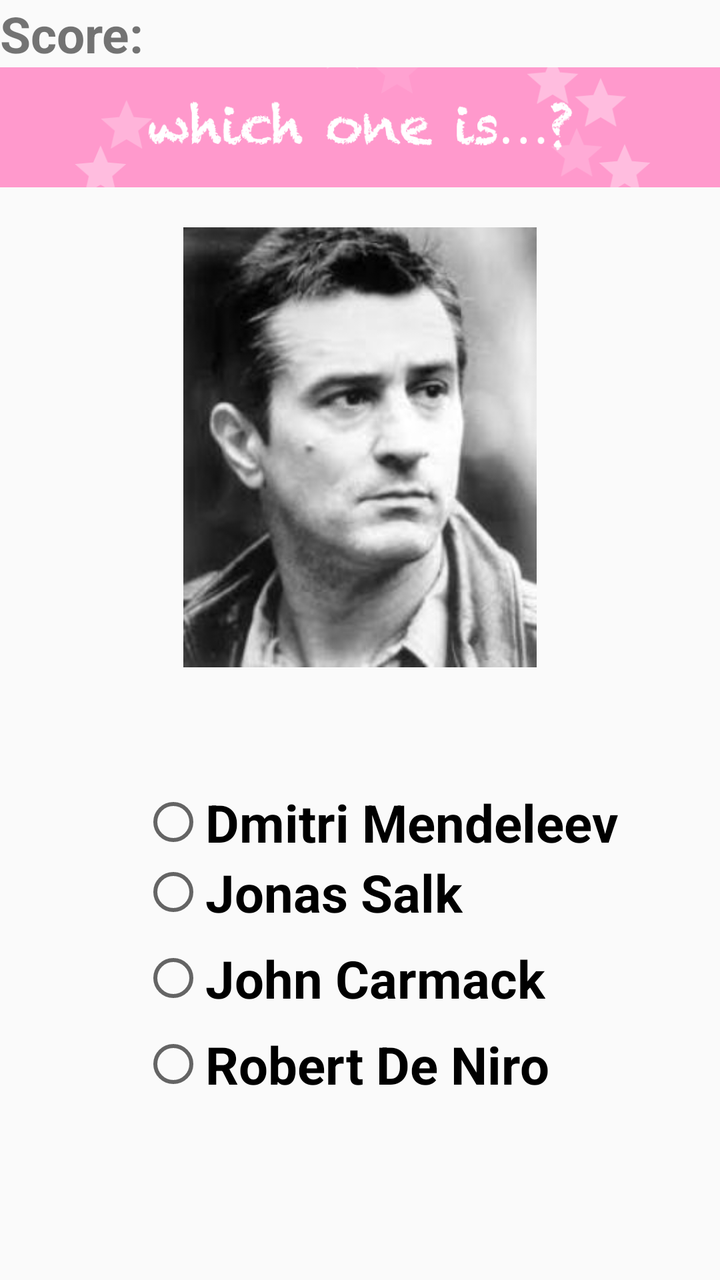
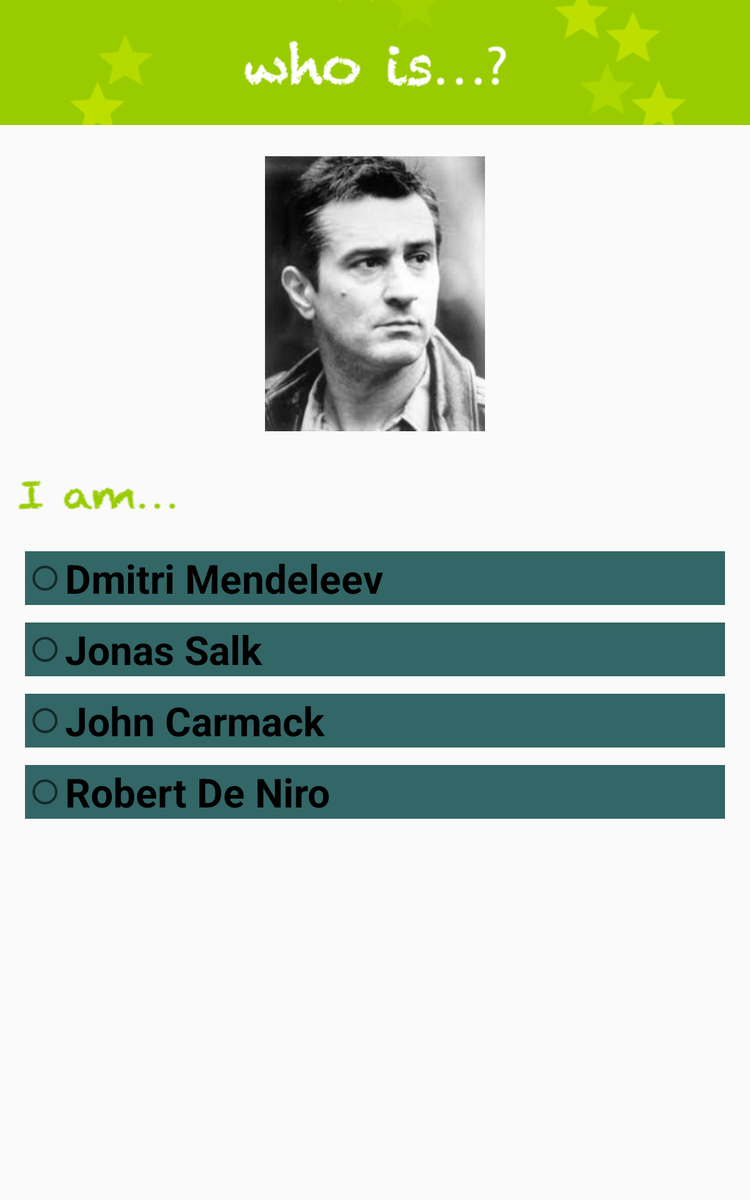

First picture: res/layout/ on a phone held upright. Second picture: the repository's own variant of that layout, on a device whose configuration matches the variant's folder. Source for both follows.
<!-- AndroidManifest.xml: application theme AppTheme -->
<!-- res/layout/name_match_fragment.xml -->
<LinearLayout xmlns:android="http://schemas.android.com/apk/res/android"
    android:id="@+id/name_match_view"
    android:layout_width="match_parent"
    android:layout_height="match_parent"
    android:orientation="vertical" >

    <LinearLayout
        android:id="@+id/game_feedbacks"
        android:layout_width="match_parent"
        android:layout_height="wrap_content"
        android:layout_gravity="top|fill_horizontal"
        android:orientation="horizontal" >

        <TextView
            android:id="@+id/player_score"
            android:layout_width="wrap_content"
            android:layout_height="wrap_content"
            android:text="@string/score_string"
            android:textSize="25sp"
            android:textStyle="bold" />
    </LinearLayout>

    <ImageView
        android:id="@+id/banner_name_match"
        android:layout_width="match_parent"
        android:layout_height="60dp"
        android:layout_gravity="top|center_horizontal"
        android:layout_marginBottom="10dp"
        android:contentDescription="@string/image_type"
        android:background="#FF99CC"
        android:src="@drawable/banner_game01" />

    <ImageView
        android:id="@+id/face_thumbnail"
        android:layout_width="match_parent"
        android:layout_height="220dp"
        android:layout_gravity="center_vertical|center_horizontal"
        android:layout_marginBottom="10dp"
        android:layout_marginTop="10dp"
        android:contentDescription="@string/image_type"
        android:src="@drawable/deniro" />
    
    <ImageView
        android:id="@+id/answer_feedback"
        android:layout_width="wrap_content"
        android:layout_height="40dp"
        android:layout_gravity="center_vertical|left"
        android:layout_marginBottom="5dp"
        android:layout_marginTop="5dp"
        android:layout_marginLeft="10dp"
        android:contentDescription="@string/image_type"
        android:src="@drawable/ic_check"
        android:visibility="invisible" />

    <RadioGroup
        android:id="@+id/name_options"
        android:layout_width="wrap_content"
        android:layout_height="0dp"
        android:layout_gravity="center_vertical|center_horizontal"
        android:layout_marginLeft="10dp"
        android:layout_weight="1" >

        <RadioButton
            android:id="@+id/name_option_1"
            android:layout_gravity="center_vertical"
            android:onClick="onRadioButtonClicked"
            android:text="Dmitri Mendeleev"
            android:textSize="26sp"
            android:textStyle="bold" />

        <RadioButton
            android:id="@+id/name_option_2"
            android:layout_gravity="center_vertical"
            android:layout_marginBottom="8dp"
            android:onClick="onRadioButtonClicked"
            android:text="Jonas Salk"
            android:textSize="26sp"
            android:textStyle="bold" />

        <RadioButton
            android:id="@+id/name_option_3"
            android:layout_gravity="center_vertical"
            android:layout_marginBottom="8dp"
            android:onClick="onRadioButtonClicked"
            android:text="John Carmack"
            android:textSize="26sp"
            android:textStyle="bold" />

        <RadioButton
            android:id="@+id/name_option_4"
            android:layout_gravity="center_vertical"
            android:layout_marginBottom="8dp"
            android:onClick="onRadioButtonClicked"
            android:text="Robert De Niro"
            android:textSize="26sp"
            android:textStyle="bold" />
    </RadioGroup>

</LinearLayout>
<!-- resources referenced by this layout -->
<resources>
  <!-- drawable banner_game01: png bitmap (drawable-hdpi, 13124 bytes) -->
  <!-- drawable deniro: png bitmap (drawable-xxhdpi, 64738 bytes) -->
  <!-- drawable ic_check: png bitmap (drawable-hdpi, 2552 bytes) -->
  <string name="image_type">image/png</string>
  <string name="score_string">Score:</string>
  <style name="AppTheme" parent="AppBaseTheme">
          
      </style>
  <!-- from res/values-v14/ -->
  <style name="AppBaseTheme" parent="Theme.AppCompat.Light.DarkActionBar">
          
      </style>
</resources>
<!-- res/layout-large/name_match_fragment.xml (the repository's variant of the layout above) -->
<!-- drawn on a 7-inch tablet held upright -->
<LinearLayout xmlns:android="http://schemas.android.com/apk/res/android"
    android:id="@+id/name_match_view"
    android:layout_width="match_parent"
    android:layout_height="match_parent"
    android:orientation="vertical" >

    <ImageView
        android:id="@+id/banner_name_match"
        android:layout_width="match_parent"
        android:layout_height="100dp"
        android:scaleType="fitXY"
        android:layout_gravity="top|center_horizontal"
        android:layout_marginBottom="15dp"
        android:contentDescription="@string/image_type"
        android:background="@color/game2_color"
        android:src="@drawable/banner_game02" />

    <ImageView
        android:id="@+id/face_thumbnail"
        android:layout_width="match_parent"
        android:layout_height="220dp"
        android:layout_gravity="center_vertical|center_horizontal"
        android:layout_marginBottom="10dp"
        android:layout_marginTop="10dp"
        android:contentDescription="@string/image_type"
        android:src="@drawable/deniro" />
    
    <ImageView
        android:id="@+id/answer_feedback"
        android:layout_width="match_parent"
        android:layout_height="56dp"
        android:scaleType="fitXY"
        android:layout_gravity="start"
        android:layout_marginBottom="15dp"
        android:layout_marginTop="15dp"
        android:layout_marginLeft="10dp"
        android:contentDescription="@string/image_type"
        android:src="@drawable/msg_answer" />

    <RadioGroup
        android:id="@+id/name_options"
        android:layout_width="match_parent"
        android:layout_height="0dp"
        android:layout_gravity="center_vertical|center_horizontal"
        android:layout_marginLeft="20dp"
        android:layout_marginRight="20dp"
        android:layout_weight="1" >

        <RadioButton
            android:id="@+id/name_option_1"
            android:layout_width="match_parent"
            android:layout_gravity="center_vertical"
            android:layout_marginBottom="14dp"
            android:onClick="onRadioButtonClicked"
            android:text="Dmitri Mendeleev"
            android:textSize="32sp"
            android:textStyle="bold"
            android:background="@color/neutral_answer" />

        <RadioButton
            android:id="@+id/name_option_2"
            android:layout_width="match_parent"
            android:layout_gravity="center_vertical"
            android:layout_marginBottom="14dp"
            android:onClick="onRadioButtonClicked"
            android:text="Jonas Salk"
            android:textSize="32sp"
            android:textStyle="bold"
            android:background="@color/neutral_answer" />

        <RadioButton
            android:id="@+id/name_option_3"
            android:layout_width="match_parent"
            android:layout_gravity="center_vertical"
            android:layout_marginBottom="14dp"
            android:onClick="onRadioButtonClicked"
            android:text="John Carmack"
            android:textSize="32sp"
            android:textStyle="bold"
            android:background="@color/neutral_answer" />

        <RadioButton
            android:id="@+id/name_option_4"
            android:layout_width="match_parent"
            android:layout_gravity="center_vertical"
            android:onClick="onRadioButtonClicked"
            android:text="Robert De Niro"
            android:textSize="32sp"
            android:textStyle="bold"
            android:background="@color/neutral_answer" />
    </RadioGroup>

</LinearLayout>
<!-- resources referenced by the variant -->
<!-- as a 7-inch tablet held upright resolves them -->
<resources>
  <color name="game2_color">#99cc00</color>
  <color name="neutral_answer">#336666</color>
  <!-- drawable banner_game02: png bitmap (drawable-hdpi, 11213 bytes) -->
  <!-- drawable deniro: png bitmap (drawable-xxhdpi, 64738 bytes) -->
  <!-- drawable msg_answer: png bitmap (drawable-hdpi, 1885 bytes) -->
  <string name="image_type">image/png</string>
  <style name="AppTheme" parent="AppBaseTheme">
          
      </style>
  <!-- from res/values-v14/ -->
  <style name="AppBaseTheme" parent="Theme.AppCompat.Light.DarkActionBar">
          
      </style>
</resources>
